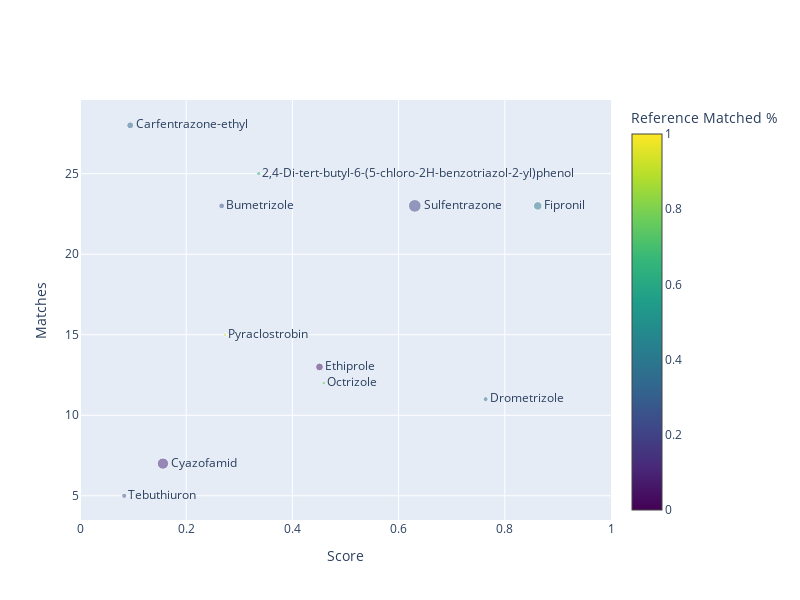

The notebook cell this image was saved under:
### Code cell
azoles = merged[merged['class'] == 'Azoles']
scatterplot_plotly(azoles, None).write_image(f"scatterplot_azoles.png")

### Figure 1 — Plotly figure (JSON) as saved in the notebook; plotly's stock layout.template omitted (floating-point values rounded to 4 significant figures)
{"data": [{"marker": {"cmax": 1, "cmin": 0, "color": [0.2527, 0.3793, 0.625, 0.75, 0.2632, 0.9375, 0.3373, 0.3898, 0.1077, 0.04851, 0.2], "colorbar": {"title": {"text": "Reference Matched %"}}, "colorscale": [[0, "#440154"], [0.1111, "#482878"], [0.2222, "#3e4989"], [0.3333, "#31688e"], [0.4444, "#26828e"], [0.5556, "#1f9e89"], [0.6667, "#35b779"], [0.7778, "#6ece58"], [0.8889, "#b5de2b"], [1, "#fde725"]], "opacity": 0.5, "size": [5.802, 5.014, 4.283, 3.935, 5.125, 3.695, 6.956, 8.479, 11.33, 7.778, 12.7]}, "mode": "markers+text", "name": "Matched Ions", "text": ["Bumetrizole", "Drometrizole", "2,4-Di-tert-butyl-6-(5-chloro-2H-benzotriazol-2-yl)phenol", "Octrizole", "Tebuthiuron", "Pyraclostrobin", "Carfentrazone-ethyl", "Fipronil", "Cyazofamid", "Ethiprole", "Sulfentrazone"], "textposition": "middle right", "type": "scatter", "x": [0.2668, 0.7638, 0.3367, 0.4593, 0.08334, 0.2729, 0.09457, 0.8621, 0.1562, 0.4511, 0.6305], "y": [23, 11, 25, 12, 5, 15, 28, 23, 7, 13, 23]}], "layout": {"height": 600, "width": 800, "xaxis": {"range": [0, 1], "title": {"text": "Score"}}, "yaxis": {"title": {"text": "Matches"}}}}
